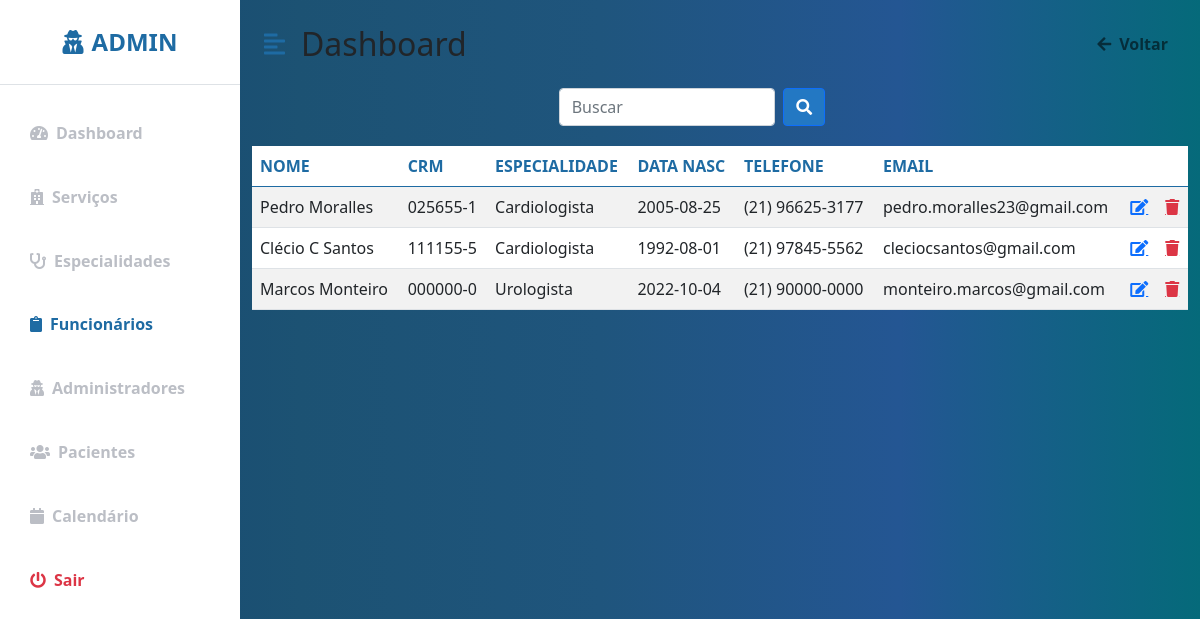
Page /funcionarios.php (signed in) on the committed database.
### tables this page shows
CREATE TABLE `funcionario` (
  `cod_funcionario` int(11) NOT NULL,
  `nome` varchar(30) NOT NULL,
  `crm` varchar(20) NOT NULL,
  `especialidade` varchar(30) NOT NULL,
  `data_nasc` varchar(30) NOT NULL,
  `telefone` varchar(20) NOT NULL,
  `email` varchar(40) NOT NULL,
  `senha` varchar(250) NOT NULL
);

### funcionarios.php (the view, shortened to what this page needs)
<?php
include "conecta_mysql.inc";
?>
<!DOCTYPE html>
<html lang="en">
<head>
    <link href="https://cdn.jsdelivr.net/npm/bootstrap@5.0.0-beta3/dist/css/bootstrap.min.css" rel="stylesheet" />
    <link rel="stylesheet" href="https://cdnjs.cloudflare.com/ajax/libs/font-awesome/5.15.3/css/all.min.css" />
    <link rel="stylesheet" href="_css/perfil.css" />
</head>
<body>
<div class="d-flex" id="wrapper">
        <div class="bg-white" id="sidebar-wrapper">
            <div class="sidebar-heading text-center py-4 primary-text fs-4 fw-bold text-uppercase border-bottom"><i
                    class="fas fa-user-secret me-2"></i>Admin</div>
            <div class="list-group list-group-flush my-3">
              <a href="perfil.php" class="list-group-item list-group-item-action bg-transparent  second-text fw-bold"><i
                 class="fas fa-tachometer-alt me-2"></i>Dashboard</a>
              <a href="servicos.php" class="list-group-item list-group-item-action bg-transparent second-text fw-bold"><i
                 class="fas fa-hospital me-2"></i>Serviços</a>
              <a href="espec.php" class="list-group-item list-group-item-action bg-transparent second-text fw-bold"><i
                 class="fas fa-stethoscope me-2"></i>Especialidades</a>
              <a href="funcionarios.php" class="list-group-item list-group-item-action bg-transparent second-text active"><i
                 class="fas fa-clipboard me-2"></i>Funcionários</a>
              <a href="adm.php" class="list-group-item list-group-item-action bg-transparent second-text fw-bold"><i
                class="fas fa-user-secret me-2"></i>Administradores</a>
              <a href="clientes.php" class="list-group-item list-group-item-action bg-transparent second-text fw-bold"><i
                 class="fas fa-users me-2"></i>Pacientes</a>
              <a href="calendario.html" class="list-group-item list-group-item-action bg-transparent second-text fw-bold"><i
                 class="fas fa-calendar me-2"></i>Calendário</a>
              <a href="logout.php" class="list-group-item list-group-item-action bg-transparent text-danger fw-bold"><i
                 class="fas fa-power-off me-2"></i>Sair</a>
            </div>
        </div>
        <div id="page-content-wrapper">
            <nav class="navbar navbar-expand-lg navbar-light bg-transparent py-4 px-4">
                <div class="d-flex align-items-center">
                    <i class="fas fa-align-left primary-text fs-4 me-3" id="menu-toggle"></i>
                    <h2 class="fs-2 m-0">Dashboard</h2>
                </div>
                <div class="collapse navbar-collapse" id="navbarSupportedContent">
                    <ul class="navbar-nav ms-auto mb-2 mb-lg-0">
                        <li class="nav-item">
                            <a class="nav-link second-text fw-bold" href="perfil.php" id="navbarDropdown"
                                role="button" aria-expanded="false">
                                <i class="fas fa-arrow-left me-2"></i>Voltar
                            </a>
                        </li>
                    </ul>
                </div>
            </nav>
             <div class="buscar">
                    <form action="buscar_funcionario.php" method="POST" class="buscar">
                        <input name="nome" id="search-input" type="search" id="form1" class="form-control w-25" placeholder="Buscar">
                        <button  type="submit" class="btn btn-primary mx-2">
                    <i class="fas fa-search"></i>
                   </form>
            </div>
            <div class="block">
                <section class="intro">
                    <div class="gradient-custom-1 h-100">
                        <div class="mask d-flex align-items-center h-100">
                        <div class="container">
                            <div class="row justify-content-center">
                            <div class="col-12">
                                <div class="table-responsive bg-white">
                                <table class="table mb-0  table-striped ">
                                    <thead class="color">
                                    <tr>
                                        <th scope="col">NOME</th>
                                        <th scope="col">CRM</th>
                                        <th scope="col">ESPECIALIDADE</th>
                                        <th scope="col">DATA NASC</th>
                                        <th scope="col">TELEFONE</th>
                                        <th scope="col">EMAIL</th>
                                        <th scope="col">  </th>
                                        <th scope="col">  </th>
                                    </tr>
                                    </thead>
                                    <tbody>
                                    <?php
                                        $sql= "SELECT * FROM funcionario";
                                        $res= mysqli_query($mysqli,$sql);
                                        $linhas= mysqli_num_rows($res);
                                        for ($i = 0; $i < $linhas; $i++){
                                            $funcionario = mysqli_fetch_array ($res);
                                            echo"
                                            <tr>
                                            <td>".$funcionario['nome']."</td>
                                            <td>".$funcionario['crm']."</td>
                                            <td>".$funcionario['especialidade']."</td>
                                            <td>".$funcionario['data_nasc']."</td>
                                            <td>".$funcionario['telefone']."</td>
                                            <td>".$funcionario['email']."</td>
                                            <td><a href='altera_funcionario.php?cod_funcionario=".$funcionario["cod_funcionario"]."' class='fas fa-edit'></a></td>
                                            <td><a href='excluir_funcionario.php?cod_funcionario=".$funcionario["cod_funcionario"]."' class='fas fa-trash text-danger'></a></td>
                                            </tr>";
                                        }
                                    ?>
                                    </tbody>
                                </table>
                                </div>
                            </div>
                            </div>
                        </div>
                        </div>
                    </div>
                 </section>
                </div>
    </div>
</body>
</html>

### _css/perfil.css (style rules this page uses)
:root { --main-bg-color: #216294; --main-text-color: #1e6ba3; --second-text-color: #bbbec5; --second-bg-color: #c1efde; --ligth: #f0f0f0; --medium: #cacaca; --dark: #a2a2a2; }
.primary-text { color: var(--main-text-color); }
.second-text { color: var(--second-text-color); }
#wrapper { overflow-x: hidden; background-image: linear-gradient( to right, #154670, #1c5273, #1f557d, #245693, #056a7a ); }
#sidebar-wrapper { min-height: 100vh; margin-left: -15rem; -webkit-transition: margin 0.25s ease-out; -moz-transition: margin 0.25s ease-out; -o-transition: margin 0.25s ease-out; transition: margin 0.25s ease-out; }
#sidebar-wrapper .sidebar-heading { padding: 0.875rem 1.25rem; font-size: 1.2rem; }
#sidebar-wrapper .list-group { width: 15rem; }
#page-content-wrapper { min-width: 100vw; }
#menu-toggle { cursor: pointer; }
.list-group-item { border: none; padding: 20px 30px; }
.list-group-item.active { background-color: transparent; color: var(--main-text-color); font-weight: bold; border: none; }
@media (min-width: 768px) { #sidebar-wrapper { margin-left: 0; } }
@media (min-width: 768px) { #page-content-wrapper { min-width: 0; width: 100%; } }
.color { color: #1e6ba3; }
.buscar { padding-bottom: 10px; align-items: left; display: flex; justify-content: center; width: 95%; }
.btn-primary { background-color: #2378c3; }

### rows in the picture
funcionario: nome "Pedro Moralles", crm "025655-1", especialidade "Cardiologista", data_nasc "2005-08-25", telefone "(21) 96625-3177", email "pedro.moralles23@gmail.com"
funcionario: nome "Clécio C Santos", crm "111155-5", especialidade "Cardiologista", data_nasc "1992-08-01", telefone "(21) 97845-5562", email "cleciocsantos@gmail.com"
funcionario: nome "Marcos Monteiro", crm "000000-0", especialidade "Urologista", data_nasc "2022-10-04", telefone "(21) 90000-0000", email "monteiro.marcos@gmail.com"
